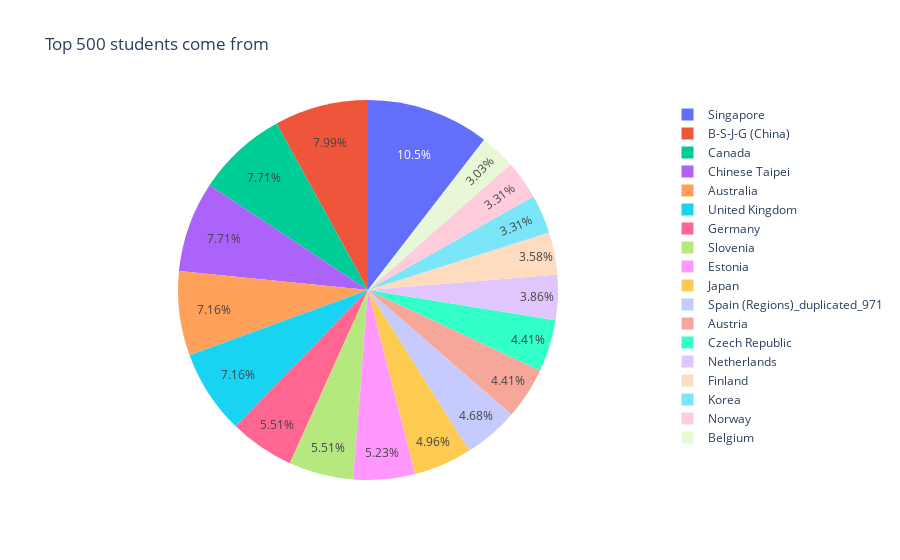

Source (notebook cell):
### Code cell
s_top500_dist = s_top500.groupby("CNTRYID").size()
s_top500_dist = s_top500_dist[s_top500_dist > 10]
fig = px.pie(
    values=s_top500_dist,
    names=s_top500_dist.index,
    title="Top 500 students come from"
)
fig.show()

### Figure 1 — Plotly figure (JSON) as saved in the notebook; plotly's stock layout.template omitted (floating-point values rounded to 4 significant figures)
{"data": [{"domain": {"x": [0, 1], "y": [0, 1]}, "hovertemplate": "label=%{label}<br>value=%{value}<extra></extra>", "labels": ["Australia", "Austria", "B-S-J-G (China)", "Belgium", "Canada", "Chinese Taipei", "Czech Republic", "Estonia", "Finland", "Germany", "Japan", "Korea", "Netherlands", "Norway", "Singapore", "Slovenia", "Spain (Regions)_duplicated_971", "United Kingdom"], "legendgroup": "", "name": "", "showlegend": true, "type": "pie", "values": [26, 16, 29, 11, 28, 28, 16, 19, 13, 20, 18, 12, 14, 12, 38, 20, 17, 26]}], "layout": {"legend": {"tracegroupgap": 0}, "title": {"text": "Top 500 students come from"}}}
